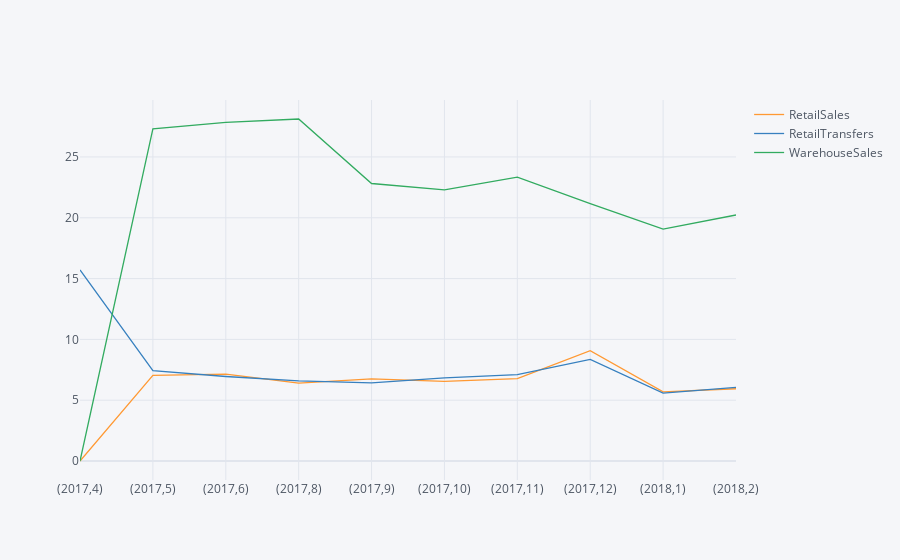

The notebook cell saved with this chart:
### Markdown cell above
using cufflinks...

### Code cell
group_year_month.iplot()

### Figure 1 — Plotly figure (JSON) as saved in the notebook; plotly's stock layout.template omitted (floating-point values rounded to 4 significant figures)
{"data": [{"line": {"color": "rgba(255, 153, 51, 1.0)", "dash": "solid", "shape": "linear", "width": 1.3}, "mode": "lines", "name": "RetailSales", "text": "", "type": "scatter", "x": ["(2017,4)", "(2017,5)", "(2017,6)", "(2017,8)", "(2017,9)", "(2017,10)", "(2017,11)", "(2017,12)", "(2018,1)", "(2018,2)"], "y": [0, 7.039, 7.144, 6.41, 6.757, 6.549, 6.765, 9.078, 5.679, 5.939]}, {"line": {"color": "rgba(55, 128, 191, 1.0)", "dash": "solid", "shape": "linear", "width": 1.3}, "mode": "lines", "name": "RetailTransfers", "text": "", "type": "scatter", "x": ["(2017,4)", "(2017,5)", "(2017,6)", "(2017,8)", "(2017,9)", "(2017,10)", "(2017,11)", "(2017,12)", "(2018,1)", "(2018,2)"], "y": [15.71, 7.422, 6.95, 6.585, 6.42, 6.828, 7.104, 8.354, 5.575, 6.05]}, {"line": {"color": "rgba(50, 171, 96, 1.0)", "dash": "solid", "shape": "linear", "width": 1.3}, "mode": "lines", "name": "WarehouseSales", "text": "", "type": "scatter", "x": ["(2017,4)", "(2017,5)", "(2017,6)", "(2017,8)", "(2017,9)", "(2017,10)", "(2017,11)", "(2017,12)", "(2018,1)", "(2018,2)"], "y": [0, 27.31, 27.84, 28.12, 22.82, 22.29, 23.35, 21.17, 19.07, 20.23]}], "layout": {"autosize": true, "legend": {"bgcolor": "#F5F6F9", "font": {"color": "#4D5663"}}, "paper_bgcolor": "#F5F6F9", "plot_bgcolor": "#F5F6F9", "title": {"font": {"color": "#4D5663"}}, "xaxis": {"autorange": true, "gridcolor": "#E1E5ED", "range": [0, 9], "showgrid": true, "tickfont": {"color": "#4D5663"}, "title": {"font": {"color": "#4D5663"}, "text": ""}, "type": "category", "zerolinecolor": "#E1E5ED"}, "yaxis": {"autorange": true, "gridcolor": "#E1E5ED", "range": [-1.562, 29.69], "showgrid": true, "tickfont": {"color": "#4D5663"}, "title": {"font": {"color": "#4D5663"}, "text": ""}, "type": "linear", "zerolinecolor": "#E1E5ED"}}}
